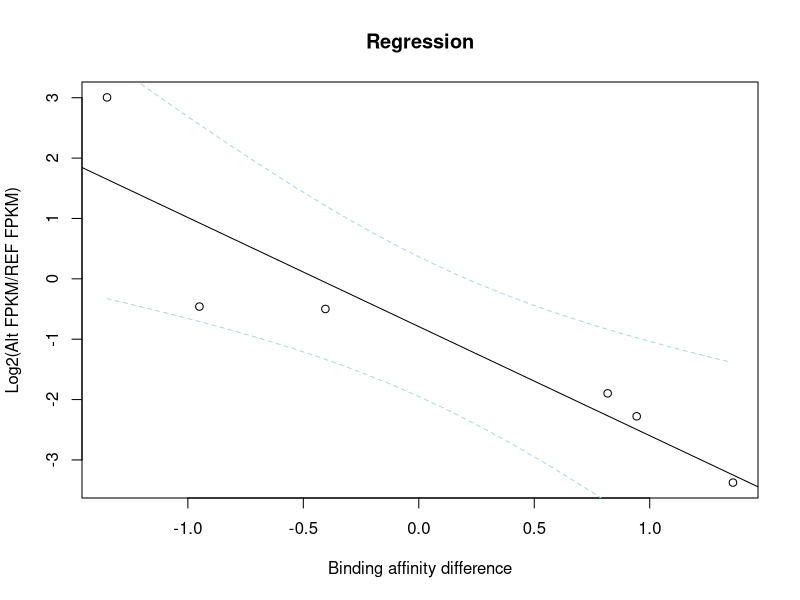
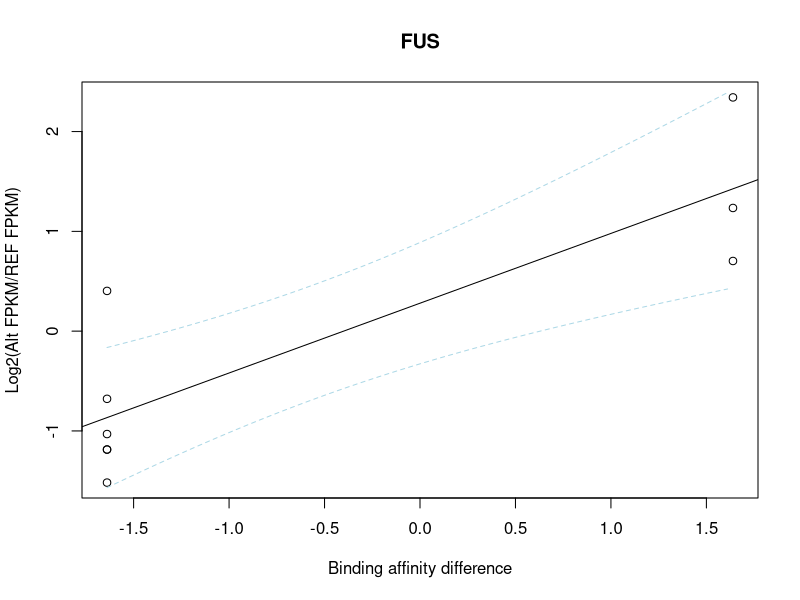

Reproduce these figures in R, in order.
###  RBPs for which changes in binding affinities were significantlly correlated with ASm6A imbalance
setwd("/home/galaxy/project/alleleSpecific_analysis/results/ASm6A_addZr/motifbreakR/by_ind/plot/")
#### SRSF9
x=c(0.817805, 0.943519, -0.94997, -0.404481, -1.350041, 1.360461)
y=c(-1.89666, -2.27684, -0.459432, -0.498989, 3.005143, -3.375039)
lm.out<-lm(y~x)

newx = seq(min(x),max(x),by = 0.05)
conf_interval <- predict(lm.out, newdata=data.frame(x=newx), interval="confidence", level = 0.95)
plot(x, y, xlab="Binding affinity difference", ylab="Log2(Alt FPKM/REF FPKM)", main="Regression")
abline(lm.out, col="black")
matlines(newx, conf_interval[,2:3], col = "lightblue", lty=2)

#### FUS
x = c(-1.639152, 1.639152, -1.639152, 1.639152, -1.639152, -1.639152, -1.639152, -1.639152, 1.639152)
y = c(-1.517607, 2.342392, -1.031027, 0.703144, 0.403356, -1.186413, -0.678072, -1.186413, 1.234465)
lm.out<-lm(y~x)
newx = seq(min(x),max(x),by = 0.05)
conf_interval <- predict(lm.out, newdata=data.frame(x=newx), interval="confidence", level = 0.95)
plot(x, y, xlab="Binding affinity difference", ylab="Log2(Alt FPKM/REF FPKM)", main="FUS")
abline(lm.out, col="black")
matlines(newx, conf_interval[,2:3], col = "lightblue", lty=2)
summary(lm.out)
